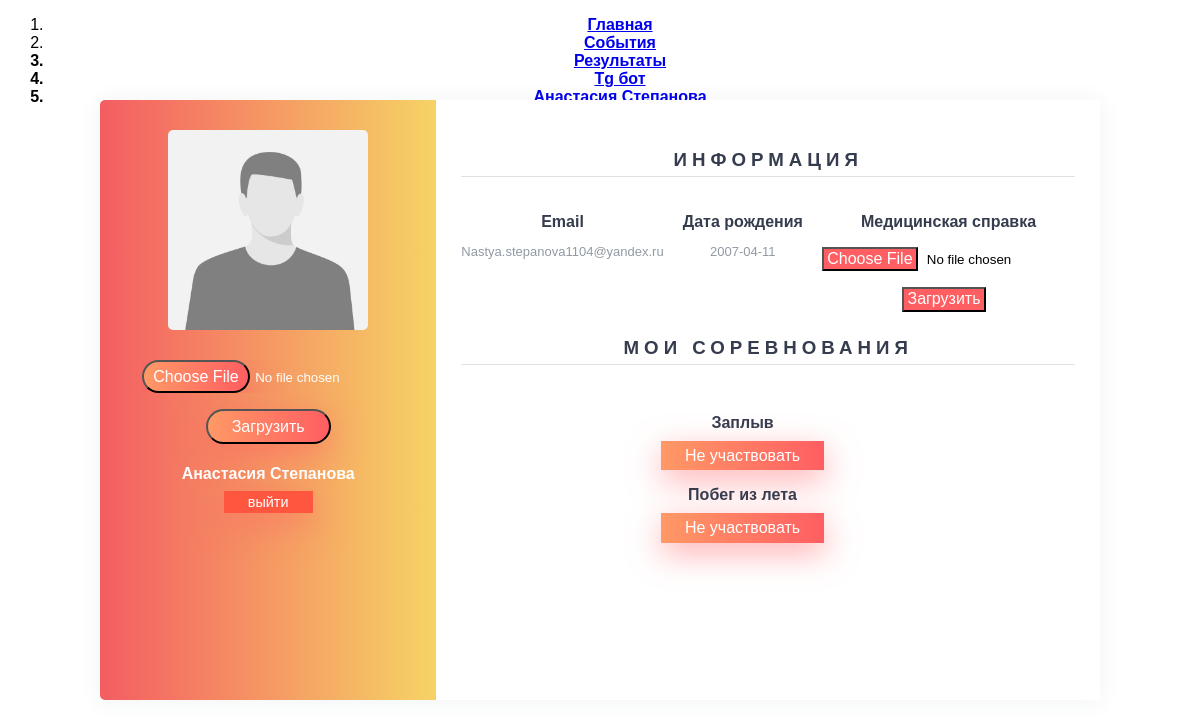
Screenshot of /profile (signed in) with the database file from the repository.
### data/users.py (models this page shows, shortened)
class User(SqlAlchemyBase, UserMixin, SerializerMixin):
    __tablename__ = 'users'
    id = sqlalchemy.Column(sqlalchemy.Integer,
                           primary_key=True, autoincrement=True)
    username = sqlalchemy.Column(sqlalchemy.String, index=True, unique=True, nullable=True)
    surname = sqlalchemy.Column(sqlalchemy.String, index=True, unique=True, nullable=True)
    email = sqlalchemy.Column(sqlalchemy.String, index=True, unique=True, nullable=True)
    age = sqlalchemy.Column(sqlalchemy.Date, index=True, unique=True, nullable=True)
    avatar = sqlalchemy.Column(sqlalchemy.String, index=True, unique=True, nullable=True)
    status = sqlalchemy.Column(sqlalchemy.Integer, index=True, nullable=True)
    docs = sqlalchemy.Column(sqlalchemy.String, index=True, nullable=True)
    hashed_password = sqlalchemy.Column(sqlalchemy.String, nullable=True)
    user_competitions = orm.relationship("User_competitions", back_populates='user')

### data/user_competitions.py (models this page shows)
class User_competitions(SqlAlchemyBase, UserMixin, SerializerMixin):
    __tablename__ = 'user_competitions'
    id = sqlalchemy.Column(sqlalchemy.Integer,
                           primary_key=True, autoincrement=True)
    user_id = sqlalchemy.Column(sqlalchemy.INT, sqlalchemy.ForeignKey("users.id"))
    type = sqlalchemy.Column(sqlalchemy.INT, sqlalchemy.ForeignKey("competition.id"))
    user = orm.relationship('User')
    competition = orm.relationship('Competition')

### data/competition.py (models this page shows)
class Competition(SqlAlchemyBase, UserMixin, SerializerMixin):
    __tablename__ = 'competition'
    id = sqlalchemy.Column(sqlalchemy.Integer,
                           primary_key=True, autoincrement=True)
    name = sqlalchemy.Column(sqlalchemy.TEXT, index=True, unique=True, nullable=True)
    status = sqlalchemy.Column(sqlalchemy.Integer, index=True, unique=True, nullable=True)
    date = sqlalchemy.Column(sqlalchemy.DateTime, index=True, unique=True, nullable=True)
    description = sqlalchemy.Column(sqlalchemy.TEXT, index=True, unique=True, nullable=True)
    photo = sqlalchemy.Column(sqlalchemy.String, index=True, unique=True, nullable=True)
    place = sqlalchemy.Column(sqlalchemy.String, index=True, unique=True, nullable=True)
    res = sqlalchemy.Column(sqlalchemy.String, index=True, unique=True, nullable=True)
    user_competitions = orm.relationship("User_competitions", back_populates='competition')

### server.py (the view)
@app.route("/profile")
def profile():
    db_sess = db_session.create_session()
    now_id = current_user.id
    u_s = db_sess.query(User_competitions).filter(User_competitions.user_id == now_id).all()
    return render_template("profile.html", competitions=u_s, title='Мой профиль')

### data/db_session.py (called while the page is built)
def create_session() -> Session:
    global __factory
    return __factory()

### server.py (called while the page is built)
@login_manager.user_loader
def load_user(user_id):
    db_sess = db_session.create_session()
    return db_sess.query(User).get(user_id)

### templates/profile.html (shortened to what this page needs)
<!DOCTYPE html>
<html lang="en">
<head>
    <link rel="stylesheet" type="text/css" href="{{url_for('static', filename='css/style.css')}}">
    <link rel="stylesheet" type="text/css" href="{{url_for('static', filename='css/style2.css')}}">
    <link rel="stylesheet/less" type="text/css" href="{{url_for('static', filename='css/style.less')}}">
    </head>
    <body style="background: white">
        <nav class="menu">
          <ol>
            <li class="menu-item"><a href="/" style="font-weight: bold;">Главная</a></li>
            <li class="menu-item"><a href="/events" style="font-weight: bold;">События</a></li>
            <li class="menu-item" style="font-weight: bold;">
              <a href="/results">Результаты</a>
            </li>
            <li class="menu-item" style="font-weight: bold;">
              <a href="https://t.me/Barinova_Rosha_Bot" style="text-transform: none;">Tg бот</a>
            </li>
            {% if current_user.is_authenticated %}
            <li class="menu-item" style="font-weight: bold;"><a href="/profile">{{ current_user.username }} {{ current_user.surname }}</a></li>
            {% else %}
            <li class="menu-item" style="font-weight: bold;"><a href="/login">Профиль</a></li>
            {% endif %}
          </ol>
        </nav>
        <div >
<div class="wrapper" style="  position: absolute;
  top: 50%;
  left: 50%;
  transform: translate(-50%,-50%);
  width: 1000px;
  min-height: 600px;
  display: flex;
  box-shadow: 0 1px 20px 0 rgba(69,90,100,.08);">
    <div class="left" style="  width: 35%;
  background: linear-gradient(to right,#F45D62,#F6D365);
  padding: 30px 25px;
  border-top-left-radius: 5px;
  border-bottom-left-radius: 5px;
  text-align: center;
  color: #fff;">
        <img src="{{ current_user.avatar }}" alt="user" width="200" style="  border-radius: 5px;
  margin-bottom: 10px;">
        <div class="profile-load">
        <form action="{{ url_for('upload') }}" method="POST" enctype="multipart/form-data" id="first">
            <p><input type="file" name="file"></p>
            <button style="
            background: linear-gradient(90deg, #ff9966, #ff5e62);
            padding: 0.4rem 1.5rem;
            border-radius: 50px;
            color: white;
            text-transform: none;
            font-size: 1rem;
            box-shadow: 1px 10px 2rem rgba(255, 94, 98, 0.5);
            transition: all 0.2s ease-in;
            text-decoration: none;" type="submit">Загрузить</button>
        </form>
        </div>
        <h4 style="margin-bottom: 10px;">{{ current_user.username }} {{ current_user.surname }}</h4>
        <a class="btn_primary" href="/logout" style="
                        border: none;
                        outline: none;
                        background: #FF5640;
                        padding: 0.2rem 1.5rem;
                        color: white;
                        text-transform: none;
                        font-size: 0.9rem;
                        box-shadow: 1px 10px 2rem rgba(255, 94, 98, 0.5);
                        transition: all 0.2s ease-in;
                        text-decoration: none;">выйти</a>
    </div>
    <div class="right" style="  width: 75%;
  background: #fff;
  padding: 30px 25px;
  border-top-right-radius: 5px;
  border-bottom-right-radius: 5px;">
        <div class="info" style="  margin-bottom: 25px;">
            <h3 style="    margin-bottom: 15px;
    padding-bottom: 5px;
    border-bottom: 1px solid #e0e0e0;
    color: #353c4e;
  text-transform: uppercase;
  letter-spacing: 5px;">Информация</h3>
            <div class="info_data" style="  display: flex;
  justify-content: space-between;">
                 <div class="data" style="  width: 45%;">
                    <h4 style="    color: #353c4e;
    margin-bottom: 5px;">Email</h4>
                    <p style="  font-size: 13px;
  margin-bottom: 10px;
  color: #919aa3;">{{ current_user.email }}</p>
                 </div>
                 <div class="data" style="  width: 45%;">
                   <h4 style="    color: #353c4e;
    margin-bottom: 5px;
text-transform: none;">Дата рождения</h4>
                    <p style="  font-size: 13px;
  margin-bottom: 10px;
  color: #919aa3;">{{ current_user.age }}</p>
              </div>
                <div class="data" style="  width: 55%;">
                    <h4 style="    color: #353c4e; margin-bottom: 5px;">Медицинская справка</h4>
                    <form action="{{ url_for('upload_file') }}" method="POST" enctype="multipart/form-data" id="second">
                        <p><input type="file" name="file"></p>
                        <button style="
                          margin-right: 9px;
                          background: #ff5e62;
                          padding: 0.1rem 0.2rem;
                          color: white;
                          text-transform: none;
                          font-size: 1rem;
                          transition: all 0.2s ease-in;
                          text-decoration: none;
                          cursor: pointer;
                          transition: background .2s ease-in-out;" type="submit">Загрузить</button>
                 </div>
            </div>
        </div>
      <div class="projects" style="  margin-bottom: 25px;">
            <h3 style="    margin-bottom: 12px;
    padding-bottom: 5px;
    border-bottom: 1px solid #e0e0e0;
    color: #353c4e;
  text-transform: uppercase;
  letter-spacing: 5px;">мои соревнования</h3>
            <div class="projects_data" style="  display: flex;">
                <ul style="margin-left: 26%;">
                {% for item in competitions%}
                 <div class="data" style="">
                    <h4 style="color: #353c4e; margin-bottom: 15px;">{{ item.competition.name}}</h4>
                    <a class="btn_primary" href="/events/del/{{ item.type }}" style="
                        border: none;
                        outline: none;
                        background: linear-gradient(90deg, #ff9966, #ff5e62);
                        padding: 0.4rem 1.5rem;
                        color: white;
                        text-transform: none;
                        font-size: 1rem;
                        box-shadow: 1px 10px 2rem rgba(255, 94, 98, 0.5);
                        transition: all 0.2s ease-in;
                        text-decoration: none;">Не участвовать</a>
                 </div>
                {% endfor %}
                </ul>
            </div>
        </div>
    </div>
</div>
</div>
    </body>
</html>

### static/css/style.css (style rules this page uses)
#first { width: 100%; height: 50%; }
#second { width: 100%; }
body { font-family: 'Roboto Condensed', sans-serif; text-align:center; vertical-align:middle; }
body { font-family: "Overpass", sans-serif; box-sizing: border-box; }

### rows the page displays
User: username "Анастасия", surname "Степанова", avatar (placeholder picture), email "Nastya.stepanova1104@yandex.ru", age "2007-04-11"
User_competitions: competition.name "Заплыв"
User_competitions: competition.name "Побег из лета"
